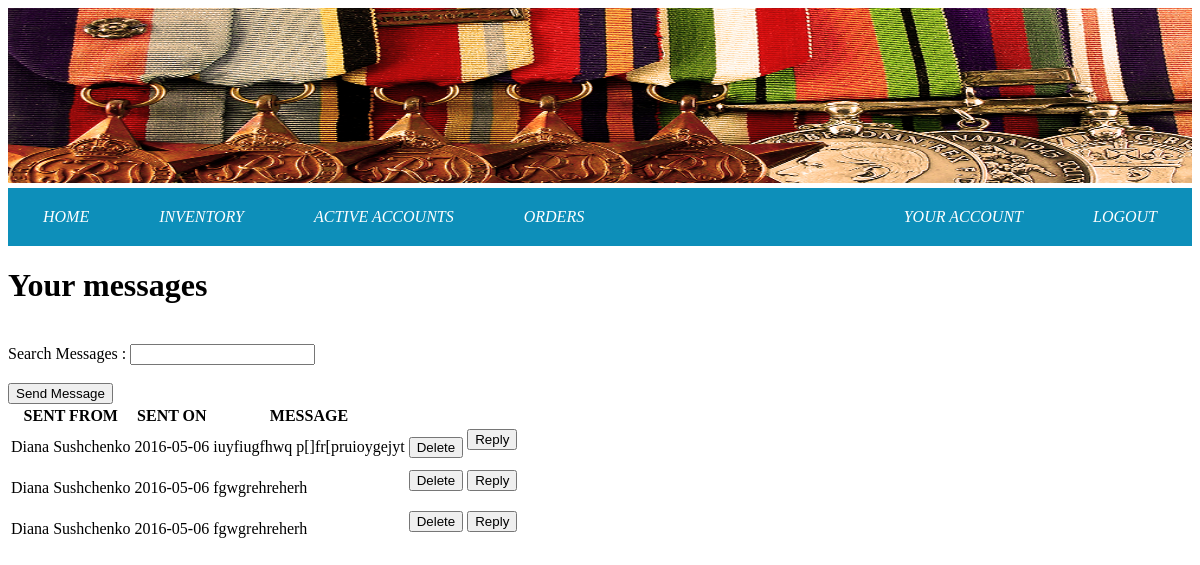
Screenshot of /ADMIN_PROFILE.php (signed in) with the database file from the repository.
### tables this page shows
CREATE TABLE `message` (
  `message_id` int(9) NOT NULL,
  `recepient_id` int(9) NOT NULL,
  `sender_id` int(9) NOT NULL,
  `date_sent` date NOT NULL,
  `message_text` varchar(5000) NOT NULL
);

CREATE TABLE `users` (
  `user_id` int(11) NOT NULL,
  `username` varchar(30) NOT NULL,
  `password` varchar(30) NOT NULL,
  `user_first_name` varchar(30) NOT NULL,
  `user_last_name` varchar(30) NOT NULL,
  `user_dob` date NOT NULL,
  `user_gender` varchar(1) NOT NULL,
  `user_email` varchar(50) NOT NULL,
  `user_role_id` int(1) NOT NULL,
  `banned_until` date NOT NULL
);

### admin_messages.php (called while the page is built, shortened)
<?php
include ('connection.php');
$admin_id = $_SESSION["adminLogged"] ;
$statement1 = "SELECT message_id, user_first_name, user_last_name, date_sent, message_text FROM message
INNER JOIN users
ON users.user_id = message.sender_id
 WHERE recepient_id='$admin_id'";
$stmt = $DBH->query($statement1);
?>

### ADMIN_PROFILE.php (the view, shortened to what this page needs)
<html>
<head>
    <link rel="stylesheet" type="text/css" href="QMDB_01.css">
</head>
<body>
    <header>
            <img id="headerImage" src="header.jpg" alt="2806 Logo" >
		<div id="header">
			<div id="navbar">
				<ul style="list-style-type:none;margin:0;padding:0;">
					<li><a href="qmdb_admin.php">HOME</a></li>
					<li><a href="QMDB_INVENTORY.php">INVENTORY</a></li>
					<li><a href="QMDB_ALL_ACCOUNTS.php">ACTIVE ACCOUNTS</a></li>
					<li><a href="ADMIN_ALL_ORDERS.php">ORDERS</a></li>
					<div id="rightmostElements">
					<li><a href="ADMIN_PROFILE.php">YOUR ACCOUNT</a></li>
					<li><a href="logout2.php">LOGOUT</a></li>
					</div>
				</ul>
			</div>
		</div>
   </header>
   <h1>Your messages</h1>
<form method="post">
<br/>
<label>Search Messages : </label>
 <input type="search" name="messageSearch">
 <br/>
 <br/>
<button  type="submit" value="SendMessage" name="SendMessage">Send Message</button>
<br/>
<table >
    <tr>
        <th> SENT FROM </th>
        <th> SENT ON </th>
        <th> MESSAGE </th>
    </tr>
        <?php
include ('admin_messages.php');
        while($row = $stmt->fetch())
        {
            ?>
            <tr>
                <td>
                    <?=$row['user_first_name']." ". $row['user_last_name']?>
                </td>
                <td>
                    <?=$row['date_sent']?>
                </td>
                <td>
                    <?=$row['message_text']?>
                </td>
                <td>
                    <form method="post" action=''>
                        <button type="submit" value="Delete" name="Delete">Delete</button>
                    </form>
                </td>
                <td>
                    <form method="post" action=''>
                        <button  type="submit" value="Reply" name="Reply">Reply</button>
                    </form>
                </td>
            </tr>
            <?php
        }
        ?>
</table>
</form>
</body>
</html>

### QMDB_01.css (style rules this page uses)
body { background: #FFFFFF; }
#header { height: auto; position: relative; }
#header ul { list-style-type: none; margin: 0; padding: 0; overflow: hidden; background-color: #0D8FBA; }
#header li { margin: 10px; float: left; }
#header li a { text-decoration: small-caps; display: block; color: white; text-align: center; padding: 10px 25px; text-decoration: none; font-style: oblique; }
#rightmostElements { float:right; }
#headerImage { width:100%; height: 175px; margin-bottom: 5px; }

### rows the page displays
message: users.user_first_name "Diana", users.user_last_name "Sushchenko", date_sent "2016-05-06", message_text "iuyfiugfhwq p[]fr[pruioygejyt"
message: users.user_first_name "Diana", users.user_last_name "Sushchenko", date_sent "2016-05-06", message_text "fgwgrehreherh"
message: users.user_first_name "Diana", users.user_last_name "Sushchenko", date_sent "2016-05-06", message_text "fgwgrehreherh"
